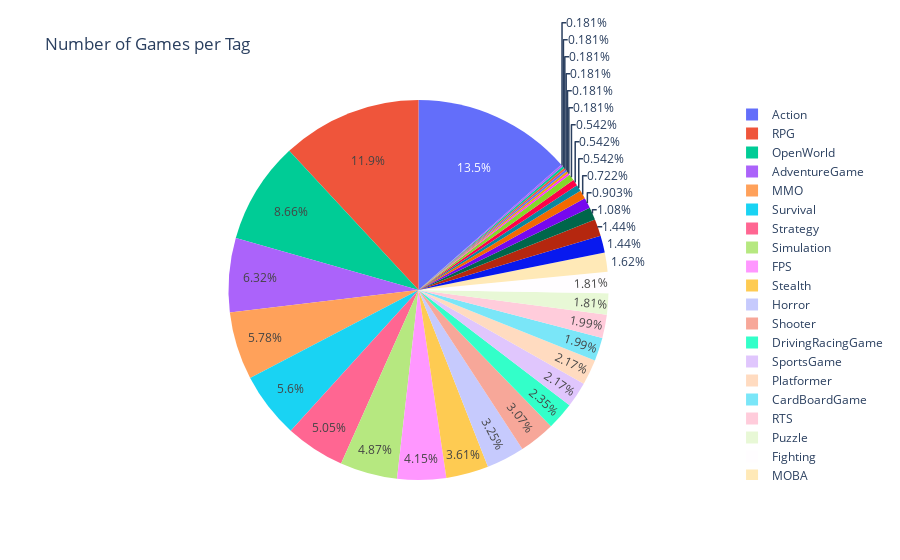

Write notebook code for a chart like this one.
### Code cell
import plotly.offline as pyo
import plotly.graph_objs as go

pyo.init_notebook_mode(connected=True)

cat = {}
for _, row in df.iterrows():
    label = row['label']
    for tag in label:
        if tag in cat:
            cat[tag].append(row['id'])
        else:
            cat[tag] = [row['id']]

def draw_number_of_each_tag():
    data = {'tag': [], 'num': []}
    for key in cat.keys():
        data['tag'].append(key)
        data['num'].append(len(cat[key]))
    trace = go.Pie(
        labels=data['tag'],
        values=data['num'],
        name='Number of Games'
    )
    fig=go.Figure(data=[trace])
    fig.update_layout(
        title='Number of Games per Tag',
        yaxis_title='Number of Games',
    )
    pyo.iplot(fig, filename='stacked-bar')

draw_number_of_each_tag()

### Figure 1 — Plotly figure (JSON) as saved in the notebook; plotly's stock layout.template omitted (floating-point values rounded to 4 significant figures)
{"data": [{"labels": ["FPS", "MMO", "AdventureGame", "Survival", "MOBA", "Shooter", "OpenWorld", "Strategy", "DrivingRacingGame", "RPG", "MobileGame", "CardBoardGame", "SportsGame", "Horror", "Action", "Stealth", "Mystery", "Simulation", "Puzzle", "GamblingGame", "GameOverlay", "RTS", "Fighting", "Party", "Platformer", "RhythmMusicGame", "Metroidvania", "PointandClick", "IndieGame", "Roguelike", "4X", "EducationalGame", "FlightSimulator", "ShootEmUp"], "name": "Number of Games", "type": "pie", "values": [23, 32, 35, 31, 9, 17, 48, 28, 13, 66, 8, 11, 12, 18, 75, 20, 6, 27, 10, 1, 3, 11, 10, 8, 12, 5, 3, 1, 1, 3, 4, 1, 1, 1]}], "layout": {"autosize": true, "title": {"text": "Number of Games per Tag"}, "yaxis": {"title": {"text": "Number of Games"}}}}
